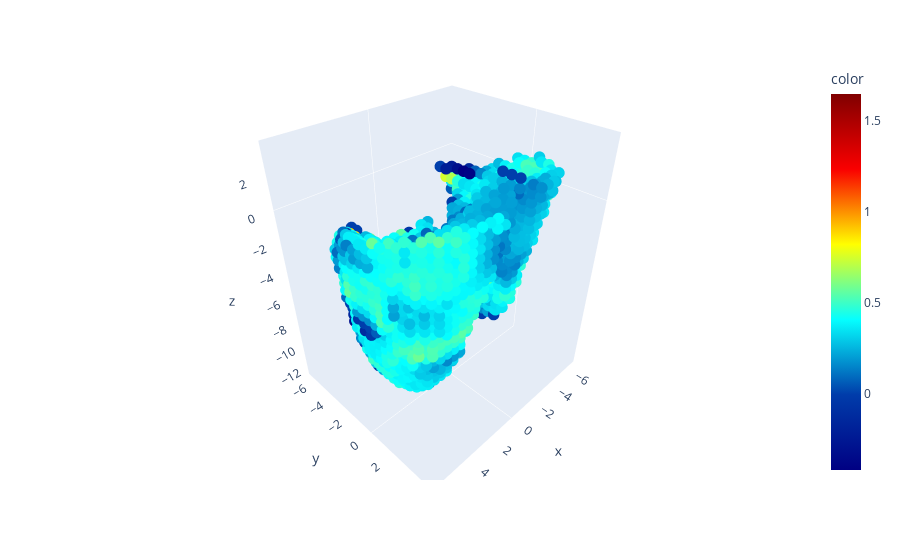

This figure's notebook cell:
### Code cell
import plotly.express as px
import numpy as np

# Assuming 'data' is your data array
fig = px.scatter_3d(data, x=data[:, 1], y=-data[:, 2], z=data[:, 3], color=data[:, 0],
                    color_continuous_scale='jet')

fig.update_traces(marker=dict(size=4))  # Adjust the 'size' parameter to make points smaller

# Hide XYZ planes
fig.update_layout(scene=dict(aspectmode='data'))
fig.update_layout(scene_xaxis=dict(showgrid=False, showspikes=False),
                  scene_yaxis=dict(showgrid=False, showspikes=False),
                  scene_zaxis=dict(showgrid=False, showspikes=False))

fig.show()

### Figure 1 — Plotly figure (JSON) as saved in the notebook; plotly's stock layout.template omitted (floating-point values rounded to 4 significant figures; data arrays with more than 128 entries replaced by an {"elided": "..."} marker saying what was removed)
{"data": [{"hovertemplate": "x=%{x}<br>y=%{y}<br>z=%{z}<br>color=%{marker.color}<extra></extra>", "legendgroup": "", "marker": {"color": {"elided": "3577 float values"}, "coloraxis": "coloraxis", "size": 4, "symbol": "circle"}, "mode": "markers", "name": "", "scene": "scene", "showlegend": false, "type": "scatter3d", "x": {"elided": "3577 float values"}, "y": {"elided": "3577 float values"}, "z": {"elided": "3577 float values"}}], "layout": {"coloraxis": {"colorbar": {"title": {"text": "color"}}, "colorscale": [[0, "rgb(0,0,131)"], [0.2, "rgb(0,60,170)"], [0.4, "rgb(5,255,255)"], [0.6, "rgb(255,255,0)"], [0.8, "rgb(250,0,0)"], [1, "rgb(128,0,0)"]]}, "legend": {"tracegroupgap": 0}, "margin": {"t": 60}, "scene": {"aspectmode": "data", "domain": {"x": [0, 1], "y": [0, 1]}, "xaxis": {"showgrid": false, "showspikes": false, "title": {"text": "x"}}, "yaxis": {"showgrid": false, "showspikes": false, "title": {"text": "y"}}, "zaxis": {"showgrid": false, "showspikes": false, "title": {"text": "z"}}}}}
